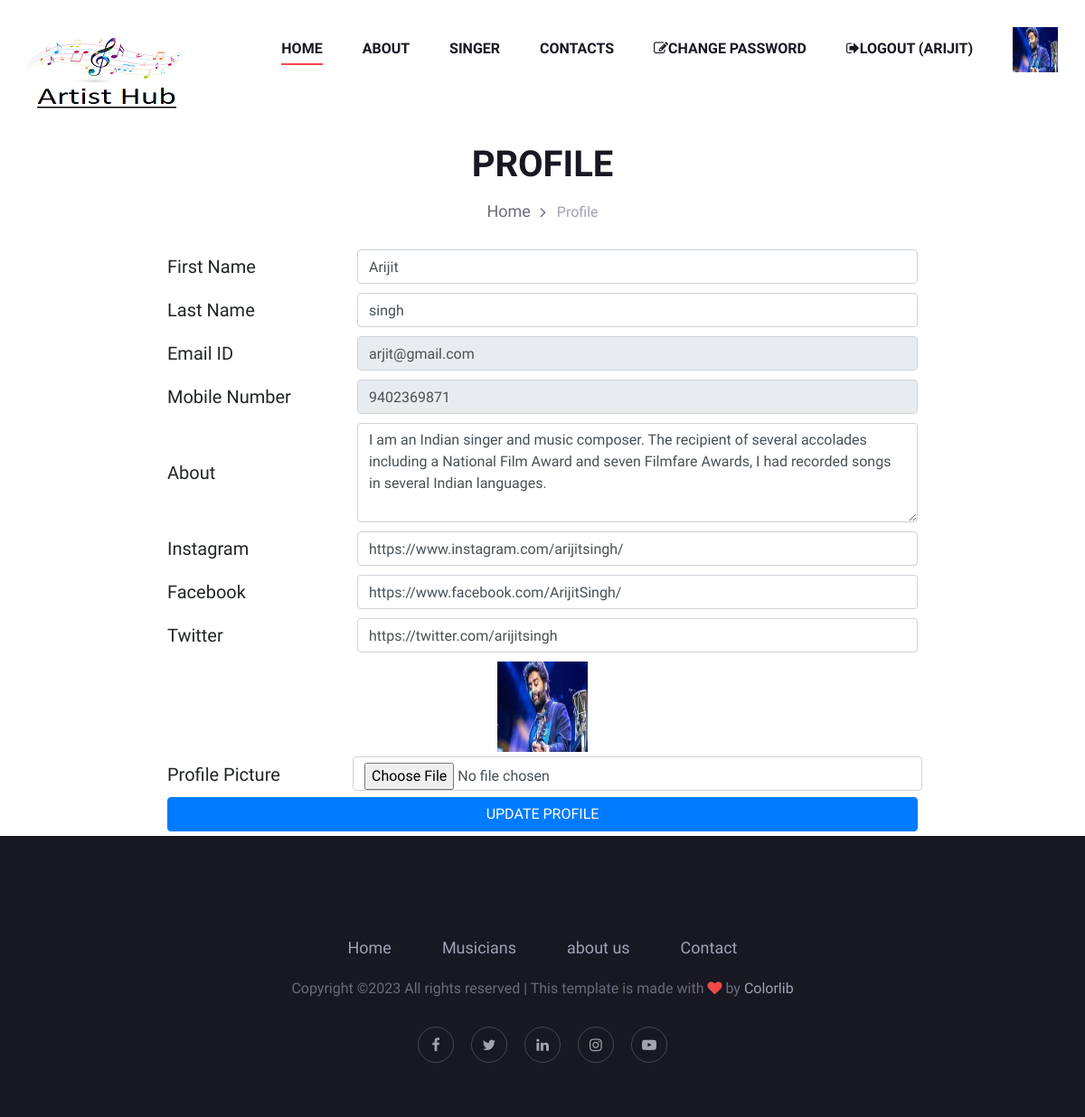
The app's page /profile/ (signed in), older data.
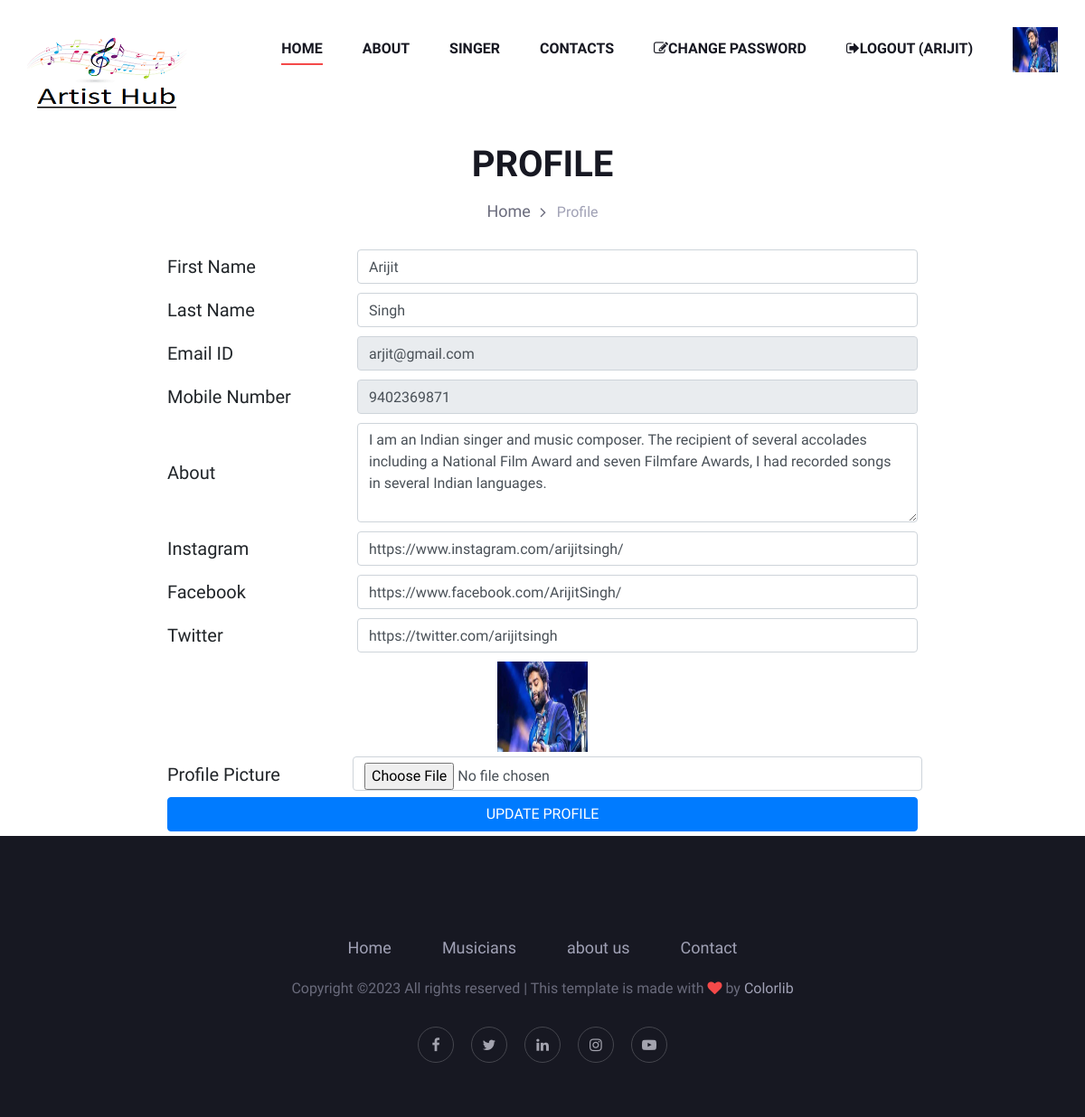
The same page, newer data.
### myapp/models.py (models this page shows, shortened)
class Artist(models.Model):
	fname=models.CharField(max_length=100)
	lname=models.CharField(max_length=100)
	email=models.EmailField()
	mobile=models.BigIntegerField()
	about=models.TextField(max_length=500)
	facebook=models.CharField(max_length=100)
	instagram=models.CharField(max_length=100)
	twitter=models.CharField(max_length=100)
	password=models.CharField(max_length=50)
	profile_pic=models.ImageField(upload_to='profile_pic')

### myapp/views.py (the view)
# urls.py: path('profile/',views.profile,name='profile'),
def profile(request):
	artist=Artist.objects.all().order_by('id')[:3]
	try:
		customer=Customer.objects.get(email=request.session['email'])
		if request.method=="POST":
			customer.fname=request.POST['fname']
			customer.lname=request.POST['lname']
			customer.email=request.POST['email']
			customer.mobile=request.POST['mobile']
			customer.address=request.POST['address']
			try:
				customer.profile_pic=request.FILES['profile_pic']
			except:
				pass
			customer.save()
			request.session['profile_pic']=customer.profile_pic.url
			msg="Profile Updated Successfully"
			return render(request,'profile.html',{'customer':customer,'msg':msg,'artist':artist})
		else:
			return render(request,'profile.html',{'customer':customer,'artist':artist})
	except:
		artist_get=Artist.objects.get(email=request.session['email'])
		if request.method=="POST":
			artist_get.lname=request.POST['lname']
			artist_get.fname=request.POST['fname']
			artist_get.email=request.POST['email']
			artist_get.mobile=request.POST['mobile']
			artist_get.about=request.POST['about']
			artist_get.facebook=request.POST['facebook']
			artist_get.instagram=request.POST['instagram']
			artist_get.twitter=request.POST['twitter']
			try:
				artist_get.profile_pic=request.FILES['profile_pic']
			except:
				pass
			artist_get.save()
			request.session['profile_pic']=artist_get.profile_pic.url
			msg="Profile Updated Successfully"
			return render(request,'profile.html',{'artist_get':artist_get,'msg':msg,'artist':artist})
		else:
			return render(request,'profile.html',{'artist_get':artist_get,'artist':artist})

### myapp/templates/profile.html (shortened to what this page needs)
{% extends 'header.html' %}
{% load static %}
{% block content %}
<!DOCTYPE html>
<html>
<head>
</head>
<body>
<div class="col-lg-12">
    <div class="breadcrumb-text">
    <h2>PROFILE</h2>
      <div class="bt-option">
      <a href="/">Home</a>
      <span>Profile</span>
      </div>
    </div>
</div>
<br>
<form method="post" action="{% url 'profile' %}" enctype="multipart/form-data">
    <table width="70%" align="center">
      {% if customer %}
      <tr>
        <td width="25%">First Name </td>
        <td><input type="text" name="fname" class="form-control" value="{{ customer.fname }}"></td>
      </tr>
      <tr>
        <td>Last Name </td>
        <td><input type="text" name="lname" class="form-control" value="{{ customer.lname }}" ></td>
      </tr>
      <tr>
        <td>Email ID </td>
        <td><input type="text" name="email" class="form-control" id="email" value="{{ customer.email }}" readonly></td>
        <span id="email_error"></span>
      </tr>
      <tr>
        <td>Mobile Number </td>
        <td><input type="text" name="mobile" class="form-control" id="mobile" value="{{ customer.mobile }}"readonly></td>
        <span id="mobile_error"></span>
      </tr>
      <tr>
        <td>Address </td>
        <td><textarea name="adress" class="form-control" rows="2" cols="50">{{ customer.address }}</textarea>
      </tr>
      <tr>
          <td colspan="2" align="center"><img src="{{ customer.profile_pic.url }}" width="100px" height="100px"></td>
      </tr>
      <tr>
          <td>Profile Picture</td>
          <td class="form-control"><input class="input" type="file" name="profile_pic" ></td>
      </tr>
      <tr>
        <td colspan="2" align="center" >
          <input type="submit" name="action" value="UPDATE PROFILE" class="btn btn-primary btn-block" style="width:100%">
        </td>
      </tr>
      {% else %}
      <tr>
        <td width="25%">First Name </td>
        <td><input type="text" name="fname" class="form-control" value="{{ artist_get.fname }}"></td>
      </tr>
      <tr>
        <td>Last Name </td>
        <td><input type="text" name="lname" class="form-control" value="{{ artist_get.lname }}" ></td>
      </tr>
      <tr>
        <td>Email ID </td>
        <td><input type="text" name="email" class="form-control" id="email" value="{{ artist_get.email }}" readonly></td>
      </tr>
      <tr>
        <td>Mobile Number </td>
        <td><input type="text" name="mobile" class="form-control" id="mobile" value="{{ artist_get.mobile }}"readonly></td>
      </tr>
      <tr>
        <td>About </td>
        <td><textarea name="about" class="form-control" rows="4" cols="50">{{ artist_get.about }}</textarea>
      </tr>
      <tr>
        <td>Instagram </td>
        <td><input type="text" name="instagram" class="form-control" value="{{ artist_get.instagram }}" ></td>
      </tr>
      <tr>
        <td>Facebook </td>
        <td><input type="text" name="facebook" class="form-control" value="{{ artist_get.facebook }}" ></td>
      </tr>
      <tr>
        <td>Twitter </td>
        <td><input type="text" name="twitter" class="form-control" value="{{ artist_get.twitter }}" ></td>
      </tr>
      <tr>
          <td colspan="2" align="center"><img src="{{ artist_get.profile_pic.url }}" width="100px" height="100px"></td>
      </tr>
      <tr>
          <td>Profile Picture</td>
          <td class="form-control"><input class="input" type="file" name="profile_pic" ></td>
      </tr>
      <tr>
        <td colspan="2" align="center" >
          <input type="submit" name="action" value="UPDATE PROFILE" class="btn btn-primary btn-block" style="width:100%">
        </td>
      </tr>
      {% endif %}
</table>
</form>
</body>
</html>
{% endblock %}

### myapp/templates/header.html (shortened to what this page needs)
{% load static %}
<!DOCTYPE html>
<html lang="zxx">
<head>
    <link rel="stylesheet" href="{% static 'css/bootstrap.min.css' %}" type="text/css">
    <link rel="stylesheet" href="{% static 'css/font-awesome.min.css' %}" type="text/css">
    <link rel="stylesheet" href="{% static 'css/elegant-icons.css' %}" type="text/css">
    <link rel="stylesheet" href="{% static 'css/owl.carousel.min.css' %}" type="text/css">
    <link rel="stylesheet" href="{% static 'css/magnific-popup.css' %}" type="text/css">
    <link rel="stylesheet" href="{% static 'css/slicknav.min.css' %}" type="text/css">
    <link rel="stylesheet" href="{% static 'css/style.css' %}" type="text/css">
</head>
<body>
    <header class="header-section">
        <div class="container">
            <div class="logo">
                <a href="/">
                    <img src="{% static 'img/download.png' %}" alt="">
                </a>
            </div>
            <div class="nav-menu">
                <nav class="mainmenu mobile-menu">
                    <ul>
                        <li class="active"><a href="/">Home</a></li>
                        <li><a href="{% url 'about' %}">About</a></li>
                        <li><a href="{% url 'artist' %}">Singer</a>
                        </li>
                        <li><a href="{% url 'contact' %}">Contacts</a></li>
                {% if request.session.email %}
                <li><a href="#"><i class="fa fa-edit"></i>Change Password</a></li>
                <li><a href="{% url 'logout' %}"><i class="fa fa-sign-out"></i>Logout ({{request.session.fname}})</a></li>
                <a href="{% url 'profile' %}"><img src="{{ request.session.profile_pic }}" width="50px" height="50px"></a>
                {% endif %}
                </ul>
                </nav>
            </div>
        </div>
    </header>
{% block content %}
{% endblock %}
    <footer class="footer-section">
        <div class="container">
            <div class="row">
                <div class="col-lg-12">
                    <div class="footer-text">
                        <ul>
                            <li><a href="/">Home</a></li>
                            <li><a href="{% url 'artist' %}">Musicians</a></li>
                            <li><a href="{% url 'about' %}">about us</a></li>
                            <li><a href="{% url 'contact' %}">Contact</a></li>
                        </ul>
                        <div class="copyright-text"><p>
  Copyright &copy;<script>document.write(new Date().getFullYear());</script> All rights reserved | This template is made with <i class="fa fa-heart" aria-hidden="true"></i> by <a href="https://colorlib.com" target="_blank">Colorlib</a>
  </p></div>
                        <div class="ft-social">
                            <a href="#"><i class="fa fa-facebook"></i></a>
                            <a href="#"><i class="fa fa-twitter"></i></a>
                            <a href="#"><i class="fa fa-linkedin"></i></a>
                            <a href="#"><i class="fa fa-instagram"></i></a>
                            <a href="#"><i class="fa fa-youtube-play"></i></a>
                        </div>
                    </div>
                </div>
            </div>
        </div>
    </footer>
</body>
</html>

Row changes from the older to the newer data that the page shows:
changed Artist "ARIJIT": lname "singh" → "Singh"
